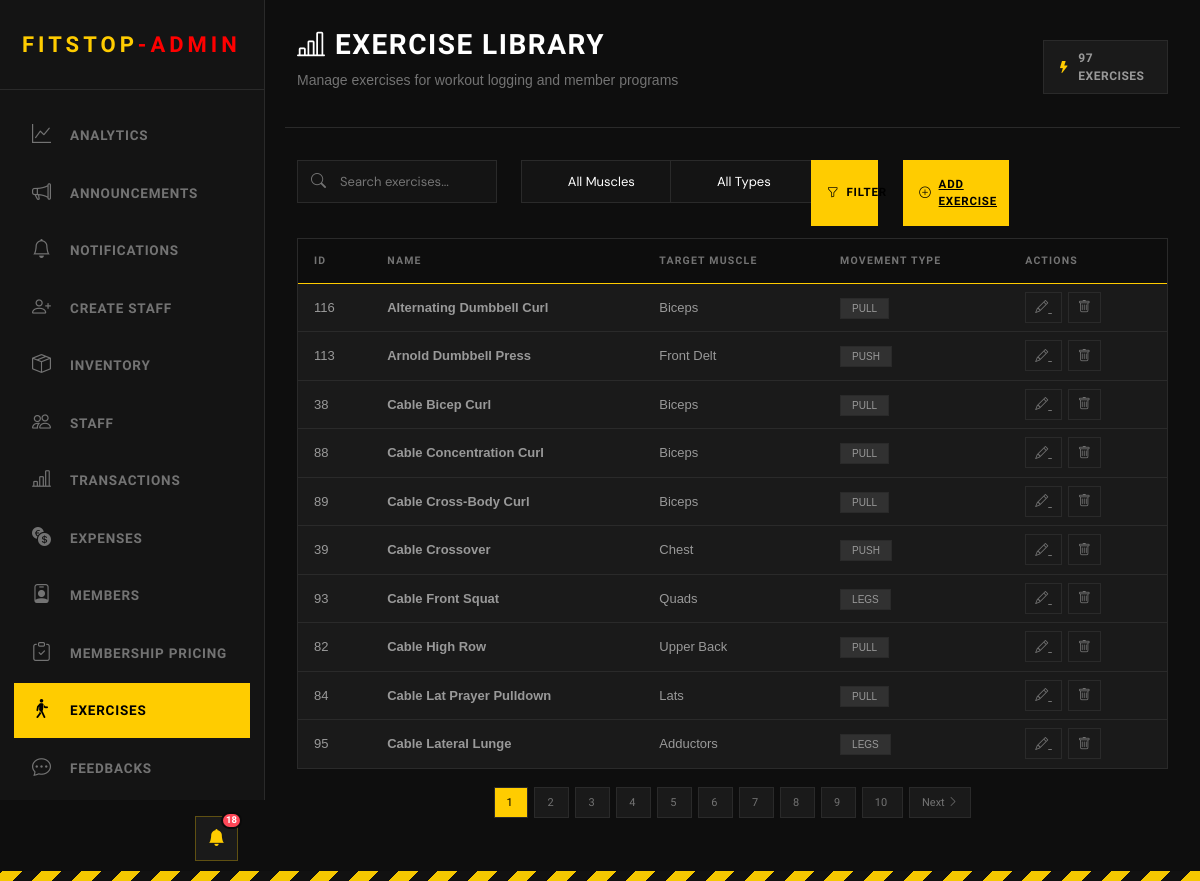
Page /admin/exercises.php (signed in) on the committed database.
### tables this page shows
CREATE TABLE exercises (
    exercise_id INTEGER PRIMARY KEY AUTOINCREMENT,
    name TEXT NOT NULL,
    target_muscle TEXT
, "movement_type" text NOT NULL);

### admin/exercises.php (the view, shortened to what this page needs)
<?php
include('../Login/connection.php');
$page = isset($_GET['page']) ? max(1, (int) $_GET['page']) : 1;
$records_per_page = 10;
$offset = ($page - 1) * $records_per_page;
$search = isset($_GET['search']) ? trim($_GET['search']) : '';
$target_muscle = isset($_GET['target_muscle']) ? trim($_GET['target_muscle']) : '';
$movement_type = isset($_GET['movement_type']) ? trim($_GET['movement_type']) : '';
$where = [];
$params = [];
$where_clause = count($where) > 0 ? 'WHERE ' . implode(' AND ', $where) : '';
$total_stmt = $pdo->prepare("SELECT COUNT(*) as total FROM exercises $where_clause");
$total_stmt->execute($params);
$total_records = (int) $total_stmt->fetch(PDO::FETCH_ASSOC)['total'];
$total_pages = max(1, (int) ceil($total_records / $records_per_page));
$query = "SELECT exercise_id, name, target_muscle, movement_type FROM exercises $where_clause ORDER BY name ASC LIMIT :limit OFFSET :offset";
$stmt = $pdo->prepare($query);
$stmt->bindValue(':limit', $records_per_page, PDO::PARAM_INT);
$stmt->bindValue(':offset', $offset, PDO::PARAM_INT);
$stmt->execute();
$exercises = $stmt->fetchAll(PDO::FETCH_ASSOC);
?>
<!DOCTYPE html>
<html>
<head>
    <link rel="stylesheet" href="https://cdnjs.cloudflare.com/ajax/libs/font-awesome/6.4.0/css/all.min.css">
    <link rel="stylesheet" href="https://cdn.jsdelivr.net/npm/bootstrap-icons@1.11.0/font/bootstrap-icons.css">
    <link href="https://cdn.jsdelivr.net/npm/bootstrap@5.3.8/dist/css/bootstrap.min.css" rel="stylesheet"
>
</head>
<body>
    <?php include('includes/header_admin.php'); ?>
    <div class="main-content">
        <div class="topbar row">
            <div class="topbar-left col-sm-12 col-xl-6">
                <h1><i class="bi bi-bar-chart-line"></i> Exercise Library</h1>
                <p>Manage exercises for workout logging and member programs</p>
            </div>
            <div class="topbar-right col-sm-12 col-xl-2 col-xl-offset-4">
                <div class="topbar-badge">
                    <i class="bi bi-lightning-fill"></i>
                    <span><?php echo $total_records; ?> Exercises</span>
                </div>
            </div>
        </div>
        <section>
            <div>
                <form method="GET">
                    <div class="row my-2">
                        <div class="col-sm-12 col-xl-3 my-1">
                            <div class="search-wrapper" style="min-width: 200px;">
                                <i class="bi bi-search search-icon"></i>
                                <input type="text" name="search" class="search-input" placeholder="Search exercises..."
                                    maxlength="30" value="<?php echo htmlspecialchars($search); ?>">
                            </div>
                        </div>
                        <div class="col-sm-12 col-xl-2 my-1">
                            <select name="target_muscle" class="search-input" style="min-width: 200px;">
                                <option value="">All Muscles</option>
                            </select>
                        </div>
                        <div class="col-sm-12 col-xl-2 my-1">
                            <select name="movement_type" class="search-input" style="min-width: 200px;">
                                <option value="">All Types</option>
                            </select>
                        </div>
                        <div class="col-sm-12 col-xl-1 col-xl-offset-1 d-flex justify-content-center p-1">
                            <button type="submit" class="search-btn col-sm-9 col-xl-12 p-3">
                                <i class="bi bi-funnel"></i> Filter
                            </button>
                        </div>
                        <div class="col-sm-12 col-xl-2 d-flex justify-content-center p-1">
                            <a href="add_exercise.php" class="add-btn col-9 p-3 ">
                                <i class="bi bi-plus-circle"></i> Add Exercise
                            </a>
                        </div>
                    </div>
                </form>
            </div>
            <div class="inventory-table">
                <table>
                    <thead>
                        <tr>
                            <th>ID</th>
                            <th>Name</th>
                            <th>Target Muscle</th>
                            <th>Movement Type</th>
                            <th>Actions</th>
                        </tr>
                    </thead>
                    <tbody>
                        <?php if (count($exercises) > 0): ?>
                            <?php foreach ($exercises as $row): ?>
                                <tr>
                                    <td><?php echo (int) $row['exercise_id']; ?></td>
                                    <td><strong><?php echo htmlspecialchars($row['name']); ?></strong></td>
                                    <td><?php echo htmlspecialchars($row['target_muscle']); ?></td>
                                    <td>
                                        <span
                                            style="padding: 4px 11px; font-size: 10px; background: rgba(255,255,255,0.1); border: 1px solid var(--border); text-transform: uppercase;">
                                            <?php echo htmlspecialchars($row['movement_type']); ?>
                                        </span>
                                    </td>
                                    <td>
                                        <a class="btn-icon"
                                            href="edit_exercise.php?id=<?php echo (int) $row['exercise_id']; ?>">
                                            <i class="bi bi-pencil"></i>
                                        </a>
                                        <a class="btn-icon"
                                            href="process_delete_exercise.php?id=<?php echo (int) $row['exercise_id']; ?>"
                                            onclick="return confirm('Delete this exercise? This cannot be reversed.');">
                                            <i class="bi bi-trash"></i>
                                        </a>
                                    </td>
                                </tr>
                            <?php endforeach; ?>
                        <?php endif; ?>
                    </tbody>
                </table>
            </div>
            <?php if ($total_pages > 1): ?>
                <div style="margin-top: 20px; text-align: center;">
                    <?php for ($i = 1; $i <= $total_pages; $i++): ?>
                        <a href="?page=<?php echo $i; ?>&search=<?php echo urlencode($search); ?>&target_muscle=<?php echo urlencode($target_muscle); ?>&movement_type=<?php echo urlencode($movement_type); ?>"
                            style="padding: 8px 12px; margin: 0 3px; background: <?php echo ($i == $page) ? 'var(--hazard)' : 'var(--bg-card)'; ?>; color: <?php echo ($i == $page) ? '#000' : 'var(--text-muted)'; ?>; border: 1px solid var(--border); text-decoration: none; font-family: 'Chakra Petch', sans-serif; font-size: 11px;">
                            <?php echo $i; ?>
                        </a>
                    <?php endfor; ?>
                    <?php if ($page < $total_pages): ?>
                        <a href="?page=<?php echo $page + 1; ?>&search=<?php echo urlencode($search); ?>&target_muscle=<?php echo urlencode($target_muscle); ?>&movement_type=<?php echo urlencode($movement_type); ?>"
                            style="padding: 8px 12px; margin: 0 3px; background: var(--bg-card); color: var(--text-muted); border: 1px solid var(--border); text-decoration: none; font-family: 'Chakra Petch', sans-serif; font-size: 11px;">
                            Next <i class="bi bi-chevron-right"></i>
                        </a>
                    <?php endif; ?>
                </div>
            <?php endif; ?>
        </section>
    </div>
</body>
</html>

### admin/includes/header_admin.php (shortened to what this page needs)
<?php
$current_page = basename($_SERVER['PHP_SELF']);
include('../login/connection.php');
$unread_stmt = $pdo->query("SELECT COUNT(*) as count FROM notification_history WHERE is_read = 0");
$unread_count = $unread_stmt->fetch()['count'];
?>
<head>
    <link rel="stylesheet" href="../staff/staff.css">
    <link href="../styles.css" rel="stylesheet">
    <link rel="stylesheet" href="admin_custom_styles.css">
    <link rel="stylesheet" href="https://cdnjs.cloudflare.com/ajax/libs/font-awesome/6.4.0/css/all.min.css">
    <link rel="stylesheet" href="https://cdn.jsdelivr.net/npm/bootstrap-icons@1.11.0/font/bootstrap-icons.css">
</head>
<body>
    <div style="position: fixed; bottom: 20px; left: calc(var(--sidebar-w) - 70px); z-index: 1001;">
        <div class="notif-wrapper">
            <button class="notif-bell-btn" id="notifBellBtn">
                <i class="bi bi-bell-fill"></i>
                <?php if ($unread_count > 0): ?>
                    <span class="notif-badge"><?php echo $unread_count; ?></span>
                <?php endif; ?>
            </button>
        </div>
    </div>
    <div class="sidebar">
        <div class="sidebar-header">
            <span class="logo-text">FITSTOP<span style="color:red;">-ADMIN</span></span>
        </div>
        <ul class="menu">
            <li class="<?= $current_page === 'Admin_Landing_Page.php' ? 'active' : '' ?>"
                onclick="location.href='Admin_Landing_Page.php'"><i class="bi bi-graph-up"></i><span>Analytics</span>
            </li>
            <li class="<?= $current_page === 'create_announcement.php' ? 'active' : '' ?>"
                onclick="location.href='create_announcement.php'"><i
                    class="bi bi-megaphone"></i><span>Announcements</span></li>
            <li class="<?= $current_page === 'notification.php' ? 'active' : '' ?>"
                onclick="location.href='notification.php'"><i class="bi bi-bell"></i><span>Notifications</span></li>
            <li class="<?= $current_page === 'create_staff.php' ? 'active' : '' ?>"
                onclick="location.href='create_staff.php'"><i class="bi bi-person-plus"></i><span>Create Staff</span>
            </li>
            <li class="<?= $current_page === 'view_inventory.php' ? 'active' : '' ?>"
                onclick="location.href='view_inventory.php'"><i class="bi bi-box-seam"></i><span>Inventory</span></li>
            <li class="<?= $current_page === 'view_staff.php' ? 'active' : '' ?>"
                onclick="location.href='view_staff.php'"><i class="bi bi-people"></i><span>Staff</span></li>
            <li class="<?= $current_page === 'transaction.php' ? 'active' : '' ?>"
                onclick="location.href='transaction.php'"><i class="bi bi-bar-chart-line"></i><span>Transactions</span>
            </li>
            <li class="<?= $current_page === 'expenses.php' ? 'active' : '' ?>" onclick="location.href='expenses.php'">
                <i class="bi bi-currency-exchange"></i><span>Expenses</span></li>
            <li class="<?= $current_page === 'view_members.php' ? 'active' : '' ?>"
                onclick="location.href='view_members.php'"><i class="bi bi-person-badge"></i><span>Members</span></li>
            <li class="<?= $current_page === 'membership_pricing.php' ? 'active' : '' ?>"
                onclick="location.href='membership_pricing.php'"><i class="bi bi-clipboard-check"></i><span>Membership
                    Pricing</span></li>
            <li class="<?= $current_page === 'exercises.php' ? 'active' : '' ?>"
                onclick="location.href='exercises.php'"><i class="bi bi-person-walking"></i><span>Exercises</span></li>
            <li class="<?= $current_page === 'view_feedback.php' ? 'active' : '' ?>"
                onclick="location.href='view_feedback.php'"><i class="bi bi-chat-dots"></i><span>Feedbacks</span></li>
            <li class="<?= $current_page === 'settings.php' ? 'active' : '' ?>" onclick="location.href='settings.php'">
                <i class="bi bi-gear"></i><span>Settings</span></li>
        </ul>
    </div>

### styles.css (style rules this page uses)
:root { --bg-void: #0a0a0a; --bg-surface: #141414; --bg-card: #1a1a1a; --hazard-yellow: #ffcc00; --text-primary: #ffffff; --text-muted: #a0a0a0; --border-industrial: 1px solid #333; }
body { background-color: var(--bg-void); color: var(--text-primary); font-family: "Inter", sans-serif; overflow-x: hidden; }
h1, h2, h3, h4, h5, .brand-font { font-family: "Chakra Petch", sans-serif; text-transform: uppercase; letter-spacing: 1px; }
:root { --yellow: #f5c800; --yellow-dim: #c9a400; --dark: #0e0e0e; --dark2: #161616; --dark3: #1e1e1e; --border: #2a2a2a; --text: #d0d0d0; --text-muted: #737373; }
* { box-sizing: border-box; }
body { background-color: var(--dark); font-family: "Barlow", sans-serif; color: var(--text); min-height: 100vh; }
body::after { content: ""; display: block; height: 10px; background: repeating-linear-gradient( -45deg, var(--yellow) 0px, var(--yellow) 14px, #111 14px, #111 28px ); position: fixed; bottom: 0; left: 0; right: 0; z-index: 999; }

### rows in the picture
exercises: exercise_id "116", name "Alternating Dumbbell Curl", target_muscle "Biceps", movement_type "PULL"
exercises: exercise_id "113", name "Arnold Dumbbell Press", target_muscle "Front Delt", movement_type "PUSH"
exercises: exercise_id "38", name "Cable Bicep Curl", target_muscle "Biceps", movement_type "PULL"
exercises: exercise_id "88", name "Cable Concentration Curl", target_muscle "Biceps", movement_type "PULL"
exercises: exercise_id "89", name "Cable Cross-Body Curl", target_muscle "Biceps", movement_type "PULL"
exercises: exercise_id "39", name "Cable Crossover", target_muscle "Chest", movement_type "PUSH"
exercises: exercise_id "93", name "Cable Front Squat", target_muscle "Quads", movement_type "LEGS"
exercises: exercise_id "82", name "Cable High Row", target_muscle "Upper Back", movement_type "PULL"
exercises: exercise_id "84", name "Cable Lat Prayer Pulldown", target_muscle "Lats", movement_type "PULL"
exercises: exercise_id "95", name "Cable Lateral Lunge", target_muscle "Adductors", movement_type "LEGS"

### other values in the picture
$unread_count "18"
$total_records "97"
